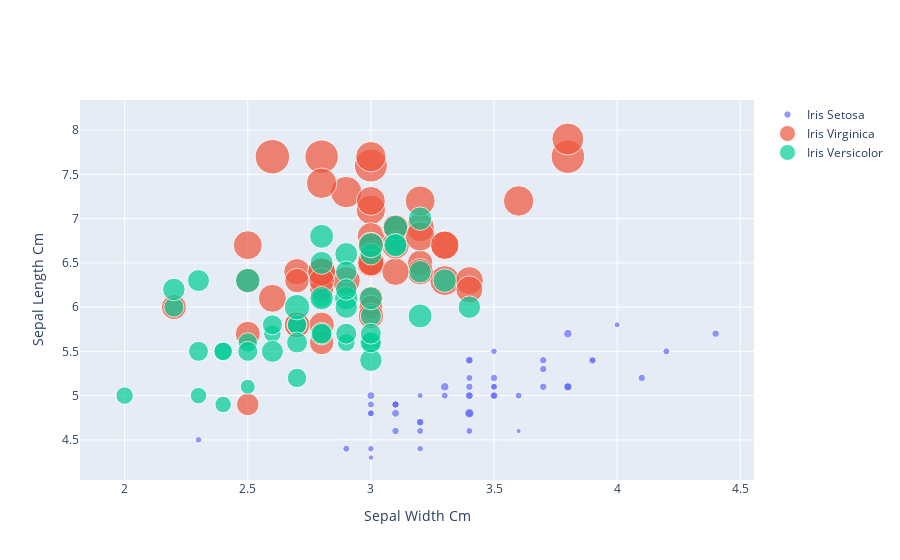

Here is the notebook cell this chart was saved with:
### Markdown cell above
## Generischere Variante mit Graph-Objects (plotly.go)

### Code cell
fig = go.Figure()

# plot for setosa
df_setosa = df[df['Species']=='Iris-setosa']
scatterplot_setosa = go.Scatter(
    x=df_setosa['SepalWidthCm'],
    y=df_setosa['SepalLengthCm'],
    mode='markers',
    marker={
        'size': df_setosa['PetalLengthCm']*5,
    },
    showlegend=True,
    name='Iris Setosa'
)
fig.add_trace(scatterplot_setosa)

# plot for virginica
df_virginica = df[df['Species']=='Iris-virginica']
scatterplot_virginica = go.Scatter(
    x=df_virginica['SepalWidthCm'],
    y=df_virginica['SepalLengthCm'],
    mode='markers',
    marker={
        'size': df_virginica['PetalLengthCm']*5,
    },
    showlegend=True,
    name='Iris Virginica'
)
fig.add_trace(scatterplot_virginica)

# plot for versicolor
df_versicolor = df[df['Species']=='Iris-versicolor']
scatterplot_versicolor = go.Scatter(
    x=df_versicolor['SepalWidthCm'],
    y=df_versicolor['SepalLengthCm'],
    mode='markers',
    marker={
        'size': df_versicolor['PetalLengthCm']*5,
    },
    showlegend=True,
    name='Iris Versicolor'
)
fig.add_trace(scatterplot_versicolor)

fig.update_layout(
    xaxis_title='Sepal Width Cm',
    yaxis_title='Sepal Length Cm'
)

fig.show()

### Figure 1 — Plotly figure (JSON) as saved in the notebook; plotly's stock layout.template omitted (floating-point values rounded to 4 significant figures)
{"data": [{"marker": {"size": [7, 7, 6.5, 7.5, 7, 8.5, 7, 7.5, 7, 7.5, 7.5, 8, 7, 5.5, 6, 7.5, 6.5, 7, 8.5, 7.5, 8.5, 7.5, 5, 8.5, 9.5, 8, 8, 7.5, 7, 8, 8, 7.5, 7.5, 7, 7.5, 6, 6.5, 7.5, 6.5, 7.5, 6.5, 6.5, 6.5, 8, 9.5, 7, 8, 7, 7.5, 7]}, "mode": "markers", "name": "Iris Setosa", "showlegend": true, "type": "scatter", "x": [3.5, 3, 3.2, 3.1, 3.6, 3.9, 3.4, 3.4, 2.9, 3.1, 3.7, 3.4, 3, 3, 4, 4.4, 3.9, 3.5, 3.8, 3.8, 3.4, 3.7, 3.6, 3.3, 3.4, 3, 3.4, 3.5, 3.4, 3.2, 3.1, 3.4, 4.1, 4.2, 3.1, 3.2, 3.5, 3.1, 3, 3.4, 3.5, 2.3, 3.2, 3.5, 3.8, 3, 3.8, 3.2, 3.7, 3.3], "y": [5.1, 4.9, 4.7, 4.6, 5, 5.4, 4.6, 5, 4.4, 4.9, 5.4, 4.8, 4.8, 4.3, 5.8, 5.7, 5.4, 5.1, 5.7, 5.1, 5.4, 5.1, 4.6, 5.1, 4.8, 5, 5, 5.2, 5.2, 4.7, 4.8, 5.4, 5.2, 5.5, 4.9, 5, 5.5, 4.9, 4.4, 5.1, 5, 4.5, 4.4, 5, 5.1, 4.8, 5.1, 4.6, 5.3, 5]}, {"marker": {"size": [30, 25.5, 29.5, 28, 29, 33, 22.5, 31.5, 29, 30.5, 25.5, 26.5, 27.5, 25, 25.5, 26.5, 27.5, 33.5, 34.5, 25, 28.5, 24.5, 33.5, 24.5, 28.5, 30, 24, 24.5, 28, 29, 30.5, 32, 28, 25.5, 28, 30.5, 28, 27.5, 24, 27, 28, 25.5, 25.5, 29.5, 28.5, 26, 25, 26, 27, 25.5]}, "mode": "markers", "name": "Iris Virginica", "showlegend": true, "type": "scatter", "x": [3.3, 2.7, 3, 2.9, 3, 3, 2.5, 2.9, 2.5, 3.6, 3.2, 2.7, 3, 2.5, 2.8, 3.2, 3, 3.8, 2.6, 2.2, 3.2, 2.8, 2.8, 2.7, 3.3, 3.2, 2.8, 3, 2.8, 3, 2.8, 3.8, 2.8, 2.8, 2.6, 3, 3.4, 3.1, 3, 3.1, 3.1, 3.1, 2.7, 3.2, 3.3, 3, 2.5, 3, 3.4, 3], "y": [6.3, 5.8, 7.1, 6.3, 6.5, 7.6, 4.9, 7.3, 6.7, 7.2, 6.5, 6.4, 6.8, 5.7, 5.8, 6.4, 6.5, 7.7, 7.7, 6, 6.9, 5.6, 7.7, 6.3, 6.7, 7.2, 6.2, 6.1, 6.4, 7.2, 7.4, 7.9, 6.4, 6.3, 6.1, 7.7, 6.3, 6.4, 6, 6.9, 6.7, 6.9, 5.8, 6.8, 6.7, 6.7, 6.3, 6.5, 6.2, 5.9]}, {"marker": {"size": [23.5, 22.5, 24.5, 20, 23, 22.5, 23.5, 16.5, 23, 19.5, 17.5, 21, 20, 23.5, 18, 22, 22.5, 20.5, 22.5, 19.5, 24, 20, 24.5, 23.5, 21.5, 22, 24, 25, 22.5, 17.5, 19, 18.5, 19.5, 25.5, 22.5, 22.5, 23.5, 22, 20.5, 20, 22, 23, 20, 16.5, 21, 21, 21, 21.5, 15, 20.5]}, "mode": "markers", "name": "Iris Versicolor", "showlegend": true, "type": "scatter", "x": [3.2, 3.2, 3.1, 2.3, 2.8, 2.8, 3.3, 2.4, 2.9, 2.7, 2, 3, 2.2, 2.9, 2.9, 3.1, 3, 2.7, 2.2, 2.5, 3.2, 2.8, 2.5, 2.8, 2.9, 3, 2.8, 3, 2.9, 2.6, 2.4, 2.4, 2.7, 2.7, 3, 3.4, 3.1, 2.3, 3, 2.5, 2.6, 3, 2.6, 2.3, 2.7, 3, 2.9, 2.9, 2.5, 2.8], "y": [7, 6.4, 6.9, 5.5, 6.5, 5.7, 6.3, 4.9, 6.6, 5.2, 5, 5.9, 6, 6.1, 5.6, 6.7, 5.6, 5.8, 6.2, 5.6, 5.9, 6.1, 6.3, 6.1, 6.4, 6.6, 6.8, 6.7, 6, 5.7, 5.5, 5.5, 5.8, 6, 5.4, 6, 6.7, 6.3, 5.6, 5.5, 5.5, 6.1, 5.8, 5, 5.6, 5.7, 5.7, 6.2, 5.1, 5.7]}], "layout": {"xaxis": {"title": {"text": "Sepal Width Cm"}}, "yaxis": {"title": {"text": "Sepal Length Cm"}}}}
